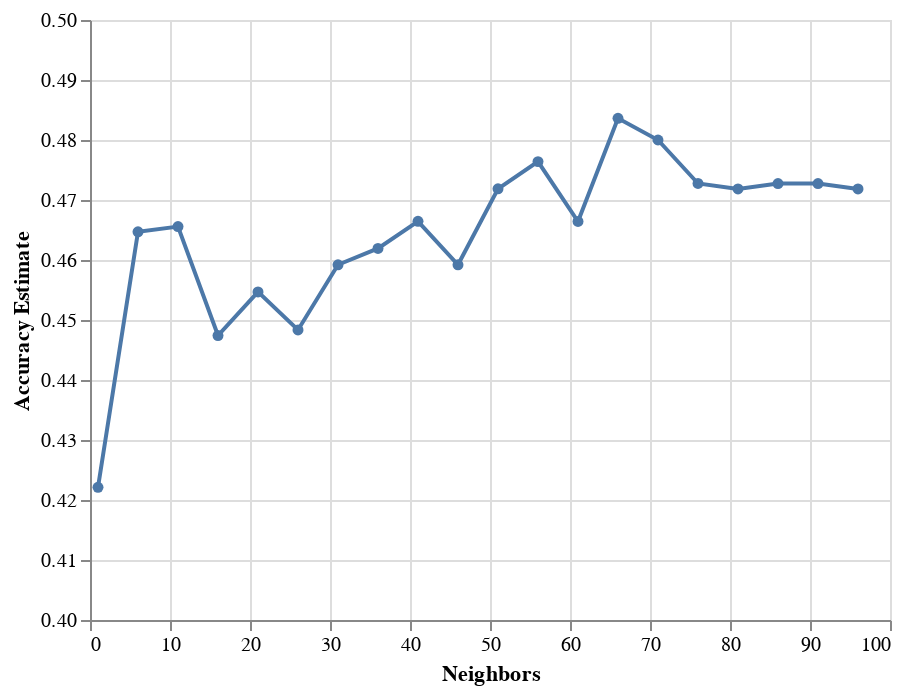

Notebook code cell kept with this figure:
### Code cell
#use a graph to determine the K value with the highest accuracy
accuracy_vs_k = (
    alt.Chart(accuracies_grid)
    .mark_line(point=True)
    .encode(
        x=alt.X("param_kneighborsclassifier__n_neighbors", title="Neighbors",
               ),
        y=alt.Y("mean_test_score",
                title="Accuracy Estimate",
               scale=alt.Scale(domain=(0.40, 0.50)),
    )
    ))
accuracy_vs_k

### Figure 1 — Vega-Lite specification as saved in the notebook (floating-point values rounded to 4 significant figures)
{"$schema": "https://vega.github.io/schema/vega-lite/v4.17.0.json", "config": {"view": {"continuousHeight": 300, "continuousWidth": 400}}, "data": {"name": "data-4cad67887671e9f281031e2d593c68f6"}, "datasets": {"data-4cad67887671e9f281031e2d593c68f6": [{"mean_fit_time": 0.005786, "mean_score_time": 0.009412, "mean_test_score": 0.4221, "param_kneighborsclassifier__n_neighbors": 1, "params": {"kneighborsclassifier__n_neighbors": 1}, "rank_test_score": 20, "split0_test_score": 0.4027, "split1_test_score": 0.4027, "split2_test_score": 0.4751, "split3_test_score": 0.3937, "split4_test_score": 0.4364, "std_fit_time": 0.002171, "std_score_time": 0.0002613, "std_test_score": 0.03025}, {"mean_fit_time": 0.004798, "mean_score_time": 0.009847, "mean_test_score": 0.4647, "param_kneighborsclassifier__n_neighbors": 6, "params": {"kneighborsclassifier__n_neighbors": 6}, "rank_test_score": 13, "split0_test_score": 0.4661, "split1_test_score": 0.4389, "split2_test_score": 0.457, "split3_test_score": 0.4661, "split4_test_score": 0.4955, "std_fit_time": 0.000242, "std_score_time": 0.0002666, "std_test_score": 0.0183}, {"mean_fit_time": 0.004171, "mean_score_time": 0.008988, "mean_test_score": 0.4656, "param_kneighborsclassifier__n_neighbors": 11, "params": {"kneighborsclassifier__n_neighbors": 11}, "rank_test_score": 12, "split0_test_score": 0.4706, "split1_test_score": 0.4661, "split2_test_score": 0.4706, "split3_test_score": 0.4661, "split4_test_score": 0.4545, "std_fit_time": 0.0005368, "std_score_time": 0.0007362, "std_test_score": 0.005872}, {"mean_fit_time": 0.003702, "mean_score_time": 0.008674, "mean_test_score": 0.4474, "param_kneighborsclassifier__n_neighbors": 16, "params": {"kneighborsclassifier__n_neighbors": 16}, "rank_test_score": 19, "split0_test_score": 0.4932, "split1_test_score": 0.4615, "split2_test_score": 0.4661, "split3_test_score": 0.4299, "split4_test_score": 0.3864, "std_fit_time": 0.0001463, "std_score_time": 0.0001515, "std_test_score": 0.03655}, {"mean_fit_time": 0.003437, "mean_score_time": 0.008801, "mean_test_score": 0.4547, "param_kneighborsclassifier__n_neighbors": 21, "params": {"kneighborsclassifier__n_neighbors": 21}, "rank_test_score": 17, "split0_test_score": 0.4842, "split1_test_score": 0.4525, "split2_test_score": 0.4706, "split3_test_score": 0.4434, "split4_test_score": 0.4227, "std_fit_time": 4.218e-05, "std_score_time": 2.931e-05, "std_test_score": 0.02133}, {"mean_fit_time": 0.004413, "mean_score_time": 0.01151, "mean_test_score": 0.4483, "param_kneighborsclassifier__n_neighbors": 26, "params": {"kneighborsclassifier__n_neighbors": 26}, "rank_test_score": 18, "split0_test_score": 0.4796, "split1_test_score": 0.4525, "split2_test_score": 0.4796, "split3_test_score": 0.4163, "split4_test_score": 0.4136, "std_fit_time": 0.001341, "std_score_time": 0.002984, "std_test_score": 0.02901}, {"mean_fit_time": 0.004025, "mean_score_time": 0.01002, "mean_test_score": 0.4592, "param_kneighborsclassifier__n_neighbors": 31, "params": {"kneighborsclassifier__n_neighbors": 31}, "rank_test_score": 15, "split0_test_score": 0.4932, "split1_test_score": 0.4389, "split2_test_score": 0.5113, "split3_test_score": 0.4299, "split4_test_score": 0.4227, "std_fit_time": 0.0002242, "std_score_time": 0.0004193, "std_test_score": 0.03599}, {"mean_fit_time": 0.004993, "mean_score_time": 0.01066, "mean_test_score": 0.4619, "param_kneighborsclassifier__n_neighbors": 36, "params": {"kneighborsclassifier__n_neighbors": 36}, "rank_test_score": 14, "split0_test_score": 0.4932, "split1_test_score": 0.4208, "split2_test_score": 0.5068, "split3_test_score": 0.457, "split4_test_score": 0.4318, "std_fit_time": 0.000318, "std_score_time": 0.0003101, "std_test_score": 0.0335}, {"mean_fit_time": 0.004689, "mean_score_time": 0.01197, "mean_test_score": 0.4664, "param_kneighborsclassifier__n_neighbors": 41, "params": {"kneighborsclassifier__n_neighbors": 41}, "rank_test_score": 10, "split0_test_score": 0.4977, "split1_test_score": 0.4389, "split2_test_score": 0.5068, "split3_test_score": 0.4706, "split4_test_score": 0.4182, "std_fit_time": 0.0002134, "std_score_time": 0.000688, "std_test_score": 0.0338}, {"mean_fit_time": 0.006581, "mean_score_time": 0.01566, "mean_test_score": 0.4592, "param_kneighborsclassifier__n_neighbors": 46, "params": {"kneighborsclassifier__n_neighbors": 46}, "rank_test_score": 15, "split0_test_score": 0.4796, "split1_test_score": 0.4253, "split2_test_score": 0.5249, "split3_test_score": 0.4434, "split4_test_score": 0.4227, "std_fit_time": 0.00264, "std_score_time": 0.00343, "std_test_score": 0.03862}, {"mean_fit_time": 0.005719, "mean_score_time": 0.01459, "mean_test_score": 0.4719, "param_kneighborsclassifier__n_neighbors": 51, "params": {"kneighborsclassifier__n_neighbors": 51}, "rank_test_score": 7, "split0_test_score": 0.4842, "split1_test_score": 0.457, "split2_test_score": 0.5475, "split3_test_score": 0.4525, "split4_test_score": 0.4182, "std_fit_time": 0.0008677, "std_score_time": 0.0007158, "std_test_score": 0.04325}, {"mean_fit_time": 0.008325, "mean_score_time": 0.02233, "mean_test_score": 0.4764, "param_kneighborsclassifier__n_neighbors": 56, "params": {"kneighborsclassifier__n_neighbors": 56}, "rank_test_score": 3, "split0_test_score": 0.4887, "split1_test_score": 0.4706, "split2_test_score": 0.552, "split3_test_score": 0.4525, "split4_test_score": 0.4182, "std_fit_time": 0.002776, "std_score_time": 0.006833, "std_test_score": 0.04442}, {"mean_fit_time": 0.01245, "mean_score_time": 0.03381, "mean_test_score": 0.4664, "param_kneighborsclassifier__n_neighbors": 61, "params": {"kneighborsclassifier__n_neighbors": 61}, "rank_test_score": 11, "split0_test_score": 0.4706, "split1_test_score": 0.4525, "split2_test_score": 0.5566, "split3_test_score": 0.4615, "split4_test_score": 0.3909, "std_fit_time": 0.003179, "std_score_time": 0.005212, "std_test_score": 0.05303}, {"mean_fit_time": 0.01113, "mean_score_time": 0.03198, "mean_test_score": 0.4836, "param_kneighborsclassifier__n_neighbors": 66, "params": {"kneighborsclassifier__n_neighbors": 66}, "rank_test_score": 1, "split0_test_score": 0.4932, "split1_test_score": 0.4706, "split2_test_score": 0.5475, "split3_test_score": 0.5023, "split4_test_score": 0.4045, "std_fit_time": 0.001833, "std_score_time": 0.006539, "std_test_score": 0.04679}, {"mean_fit_time": 0.009438, "mean_score_time": 0.02487, "mean_test_score": 0.48, "param_kneighborsclassifier__n_neighbors": 71, "params": {"kneighborsclassifier__n_neighbors": 71}, "rank_test_score": 2, "split0_test_score": 0.5023, "split1_test_score": 0.457, "split2_test_score": 0.552, "split3_test_score": 0.4887, "split4_test_score": 0.4, "std_fit_time": 0.002085, "std_score_time": 0.004181, "std_test_score": 0.05038}, {"mean_fit_time": 0.008755, "mean_score_time": 0.02242, "mean_test_score": 0.4728, "param_kneighborsclassifier__n_neighbors": 76, "params": {"kneighborsclassifier__n_neighbors": 76}, "rank_test_score": 4, "split0_test_score": 0.5158, "split1_test_score": 0.4751, "split2_test_score": 0.5158, "split3_test_score": 0.4661, "split4_test_score": 0.3909, "std_fit_time": 0.001536, "std_score_time": 0.002054, "std_test_score": 0.04574}, {"mean_fit_time": 0.009738, "mean_score_time": 0.031, "mean_test_score": 0.4718, "param_kneighborsclassifier__n_neighbors": 81, "params": {"kneighborsclassifier__n_neighbors": 81}, "rank_test_score": 9, "split0_test_score": 0.5158, "split1_test_score": 0.457, "split2_test_score": 0.5249, "split3_test_score": 0.4751, "split4_test_score": 0.3864, "std_fit_time": 0.001502, "std_score_time": 0.004221, "std_test_score": 0.04957}, {"mean_fit_time": 0.01008, "mean_score_time": 0.03029, "mean_test_score": 0.4727, "param_kneighborsclassifier__n_neighbors": 86, "params": {"kneighborsclassifier__n_neighbors": 86}, "rank_test_score": 6, "split0_test_score": 0.5204, "split1_test_score": 0.457, "split2_test_score": 0.5294, "split3_test_score": 0.4751, "split4_test_score": 0.3818, "std_fit_time": 0.001715, "std_score_time": 0.005014, "std_test_score": 0.05291}, {"mean_fit_time": 0.008749, "mean_score_time": 0.0265, "mean_test_score": 0.4727, "param_kneighborsclassifier__n_neighbors": 91, "params": {"kneighborsclassifier__n_neighbors": 91}, "rank_test_score": 5, "split0_test_score": 0.5113, "split1_test_score": 0.457, "split2_test_score": 0.5294, "split3_test_score": 0.4796, "split4_test_score": 0.3864, "std_fit_time": 0.0007339, "std_score_time": 0.001642, "std_test_score": 0.04991}, {"mean_fit_time": 0.007131, "mean_score_time": 0.01965, "mean_test_score": 0.4718, "param_kneighborsclassifier__n_neighbors": 96, "params": {"kneighborsclassifier__n_neighbors": 96}, "rank_test_score": 8, "split0_test_score": 0.5113, "split1_test_score": 0.4615, "split2_test_score": 0.5113, "split3_test_score": 0.4842, "split4_test_score": 0.3909, "std_fit_time": 0.002618, "std_score_time": 0.003399, "std_test_score": 0.04455}]}, "encoding": {"x": {"field": "param_kneighborsclassifier__n_neighbors", "title": "Neighbors", "type": "quantitative"}, "y": {"field": "mean_test_score", "scale": {"domain": [0.4, 0.5]}, "title": "Accuracy Estimate", "type": "quantitative"}}, "mark": {"point": true, "type": "line"}}
